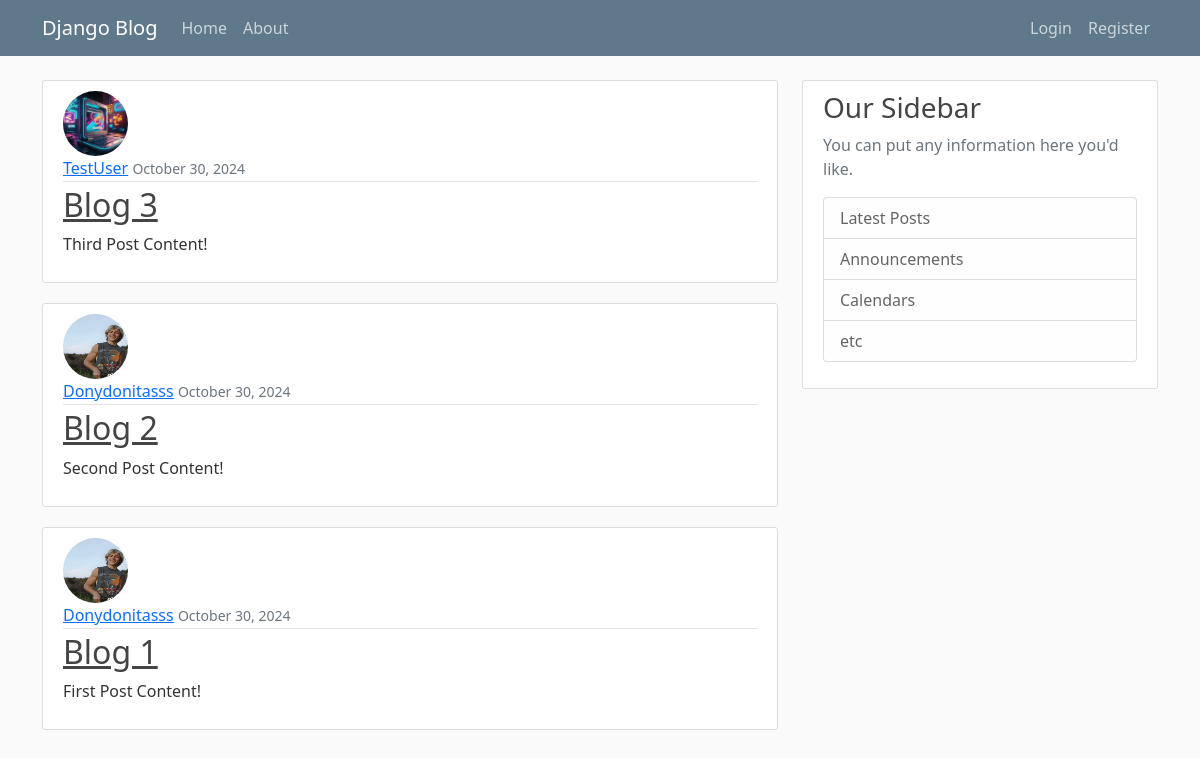
Before: / with the older database file.
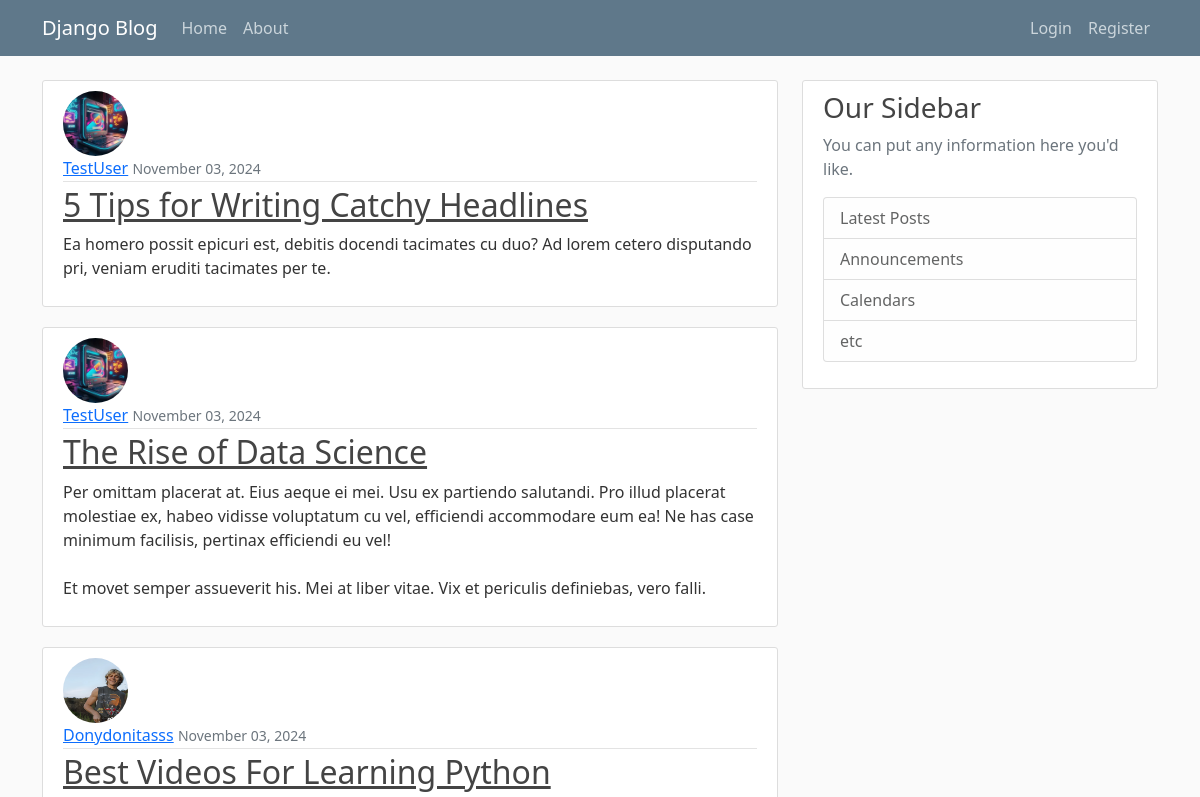
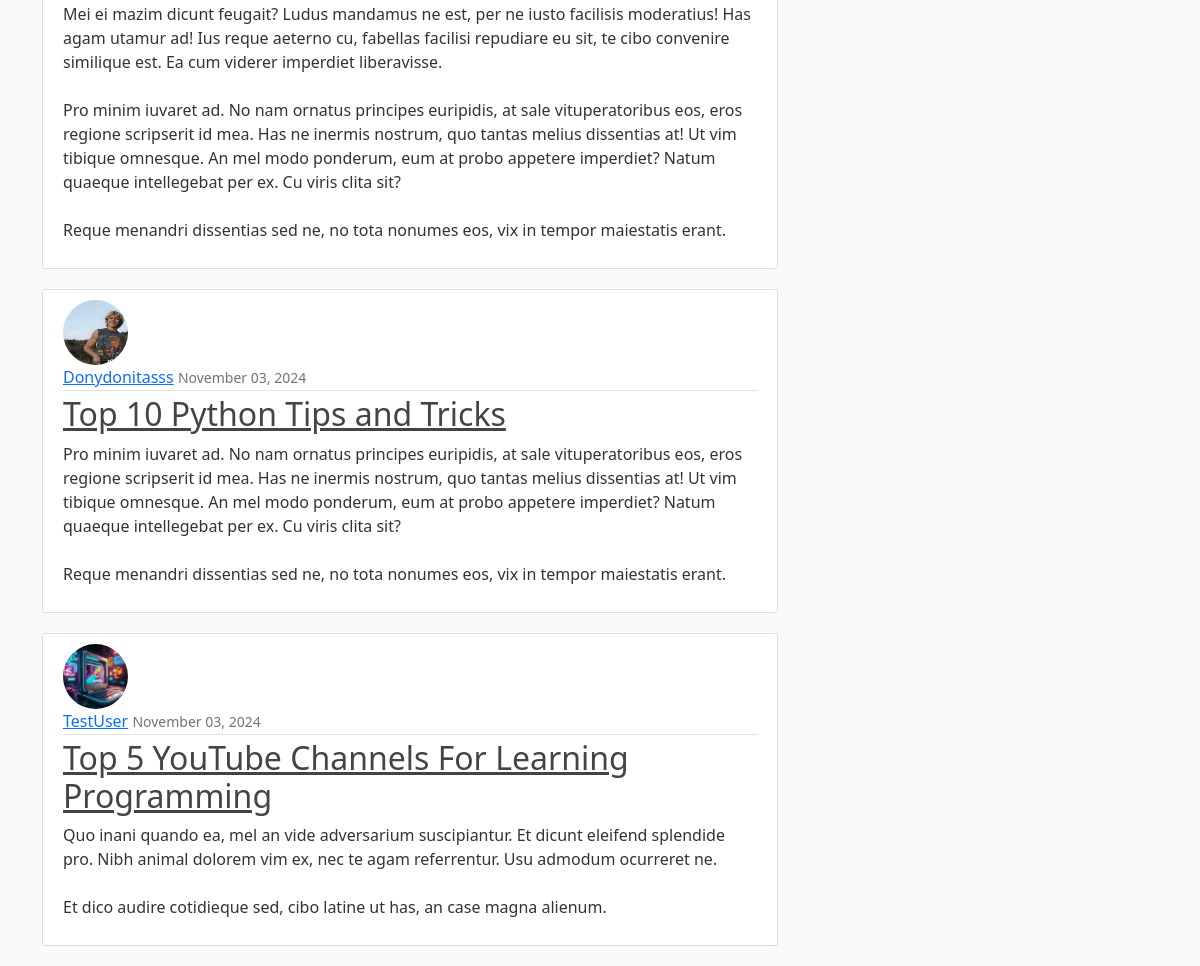
After: the same page with the newer database file (2 pictures, top to bottom).
### blog/models.py (models this page shows, shortened)
class Post(models.Model):
    title = models.CharField(max_length =100)
    content = models.TextField()
    date_posted = models.DateTimeField(default = timezone.now)
    author = models.ForeignKey (User, on_delete = models.CASCADE)

### user/models.py (models this page shows, shortened)
class Profile(models.Model):
    user = models.OneToOneField(User, on_delete=models.CASCADE)
    image = models.ImageField(default='profile_pics/default.jpg', upload_to='profile_pics')

### blog/views.py (the view)
# urls.py: path('', PostListView.as_view(), name= 'blog-home'),
class PostListView(ListView):
    model = Post
    template_name = 'blog/home.html' # <app>/<model>_<viewtype>.html
    context_object_name = 'posts'
    ordering = ['-date_posted']
    paginate_by = 5

### blog/templates/blog/home.html
{% extends "blog/base.html" %}
{% block content %}
    {% for post in posts %}
    <article class="media content-section">
      <img class="rounded-circle article-img" src="{{ post.author.profile.image.url }}">
        <div class="media-body">
          <div class="article-metadata">
            <a class="mr-2" href="#">{{ post.author }}</a>
            <small class="text-muted">{{ post.date_posted |date:"F d, Y" }}</small>
          </div>
          <h2><a class="article-title" href="{% url 'post-detail' post.id %}">{{ post.title }}</a></h2>
          <p class="article-content">{{ post.content }}</p>
        </div>
      </article>
    {% endfor %}
{% endblock content%}

Changed rows visible on the page:
no longer on this page (row unchanged): Post: author.profile.image (placeholder picture), author "TestUser", date_posted "October 30, 2024", title "Blog 3", content "Third Post Content!"
no longer on this page (row unchanged): Post: author.profile.image (picture), author "Donydonitasss", date_posted "October 30, 2024", title "Blog 2", content "Second Post Content!"
no longer on this page (row unchanged): Post: author.profile.image (picture), author "Donydonitasss", date_posted "October 30, 2024", title "Blog 1", content "First Post Content!"
added Post: author.profile.image (placeholder picture), author "TestUser", date_posted "November 03, 2024", title "5 Tips for Writing Catchy Headlines", content "Ea homero possit epicuri est, debitis docendi tacimates cu duo? Ad lorem cetero disputando pri, veniam eruditi tacimates per te."
added Post: author.profile.image (placeholder picture), author "TestUser", date_posted "November 03, 2024", title "The Rise of Data Science", content "Per omittam placerat at. Eius aeque ei mei. Usu ex partiendo salutandi. Pro illud placerat molestiae ex, habeo vidisse voluptatum cu vel, efficiendi accommodare eum ea! Ne has case minimum facilisis, pertinax efficiendi eu vel! Et movet semper assueverit his. Mei at liber vitae. Vix et periculis definiebas, vero falli."
added Post: author.profile.image (picture), author "Donydonitasss", date_posted "November 03, 2024", title "Best Videos For Learning Python", content "Mei ei mazim dicunt feugait? Ludus mandamus ne est, per ne iusto facilisis moderatius! Has agam utamur ad! Ius reque aeterno cu, fabellas facilisi repudiare eu sit, te cibo convenire similique est. Ea cum viderer imperdiet liberavisse. Pro minim iuvaret ad. No nam ornatus principes euripidis, at sale vituperatoribus eos, eros regione scripserit id mea. Has ne inermis nostrum, quo tantas melius dissentias at! Ut vim tibique omnesque. An mel modo ponderum, eum at probo appetere imperdiet? Natum quaeque intellegebat per ex. Cu viris clita sit? Reque menandri dissentias sed ne, no tota nonumes eos, vix in tempor maiestatis erant."
added Post: author.profile.image (picture), author "Donydonitasss", date_posted "November 03, 2024", title "Top 10 Python Tips and Tricks", content "Pro minim iuvaret ad. No nam ornatus principes euripidis, at sale vituperatoribus eos, eros regione scripserit id mea. Has ne inermis nostrum, quo tantas melius dissentias at! Ut vim tibique omnesque. An mel modo ponderum, eum at probo appetere imperdiet? Natum quaeque intellegebat per ex. Cu viris clita sit? Reque menandri dissentias sed ne, no tota nonumes eos, vix in tempor maiestatis erant."
added Post: author.profile.image (placeholder picture), author "TestUser", date_posted "November 03, 2024", title "Top 5 YouTube Channels For Learning Programming", content "Quo inani quando ea, mel an vide adversarium suscipiantur. Et dicunt eleifend splendide pro. Nibh animal dolorem vim ex, nec te agam referrentur. Usu admodum ocurreret ne. Et dico audire cotidieque sed, cibo latine ut has, an case magna alienum."
